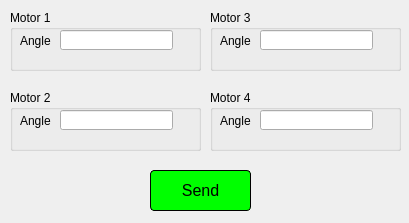
<?xml version="1.0" encoding="UTF-8"?>
<ui version="4.0">
 <class>ManualMode</class>
 <widget class="QWidget" name="ManualMode">
  <property name="geometry">
   <rect>
    <x>0</x>
    <y>0</y>
    <width>409</width>
    <height>223</height>
   </rect>
  </property>
  <property name="windowTitle">
   <string>Manual Control</string>
  </property>
  <widget class="QGroupBox" name="firstMGB">
   <property name="geometry">
    <rect>
     <x>10</x>
     <y>10</y>
     <width>191</width>
     <height>61</height>
    </rect>
   </property>
   <property name="title">
    <string>Motor 1</string>
   </property>
   <widget class="QLabel" name="label">
    <property name="geometry">
     <rect>
      <x>10</x>
      <y>20</y>
      <width>31</width>
      <height>21</height>
     </rect>
    </property>
    <property name="text">
     <string>Angle:</string>
    </property>
   </widget>
   <widget class="QLineEdit" name="firstMEdit">
    <property name="geometry">
     <rect>
      <x>50</x>
      <y>20</y>
      <width>113</width>
      <height>20</height>
     </rect>
    </property>
   </widget>
  </widget>
  <widget class="QGroupBox" name="firstMGB_2">
   <property name="geometry">
    <rect>
     <x>10</x>
     <y>90</y>
     <width>191</width>
     <height>61</height>
    </rect>
   </property>
   <property name="title">
    <string>Motor 2</string>
   </property>
   <widget class="QLabel" name="label_2">
    <property name="geometry">
     <rect>
      <x>10</x>
      <y>20</y>
      <width>31</width>
      <height>21</height>
     </rect>
    </property>
    <property name="text">
     <string>Angle:</string>
    </property>
   </widget>
   <widget class="QLineEdit" name="secMEdit">
    <property name="geometry">
     <rect>
      <x>50</x>
      <y>20</y>
      <width>113</width>
      <height>20</height>
     </rect>
    </property>
   </widget>
  </widget>
  <widget class="QGroupBox" name="firstMGB_3">
   <property name="geometry">
    <rect>
     <x>210</x>
     <y>10</y>
     <width>191</width>
     <height>61</height>
    </rect>
   </property>
   <property name="title">
    <string>Motor 3</string>
   </property>
   <widget class="QLabel" name="label_3">
    <property name="geometry">
     <rect>
      <x>10</x>
      <y>20</y>
      <width>31</width>
      <height>21</height>
     </rect>
    </property>
    <property name="text">
     <string>Angle:</string>
    </property>
   </widget>
   <widget class="QLineEdit" name="thirdMEdit">
    <property name="geometry">
     <rect>
      <x>50</x>
      <y>20</y>
      <width>113</width>
      <height>20</height>
     </rect>
    </property>
   </widget>
  </widget>
  <widget class="QGroupBox" name="firstMGB_4">
   <property name="geometry">
    <rect>
     <x>210</x>
     <y>90</y>
     <width>191</width>
     <height>61</height>
    </rect>
   </property>
   <property name="title">
    <string>Motor 4</string>
   </property>
   <widget class="QLabel" name="label_4">
    <property name="geometry">
     <rect>
      <x>10</x>
      <y>20</y>
      <width>31</width>
      <height>21</height>
     </rect>
    </property>
    <property name="text">
     <string>Angle:</string>
    </property>
   </widget>
   <widget class="QLineEdit" name="fourMEdit">
    <property name="geometry">
     <rect>
      <x>50</x>
      <y>20</y>
      <width>113</width>
      <height>20</height>
     </rect>
    </property>
   </widget>
  </widget>
  <widget class="QPushButton" name="sendManualBtn">
   <property name="geometry">
    <rect>
     <x>150</x>
     <y>170</y>
     <width>101</width>
     <height>41</height>
    </rect>
   </property>
   <property name="font">
    <font>
     <pointsize>12</pointsize>
    </font>
   </property>
   <property name="styleSheet">
    <string notr="true">background-color: rgb(0, 255, 0);
border-style: outset;
border-width: 1px;
border-radius: 4px;
border-color: black;</string>
   </property>
   <property name="text">
    <string>Send</string>
   </property>
  </widget>
 </widget>
 <resources/>
 <connections/>
</ui>
